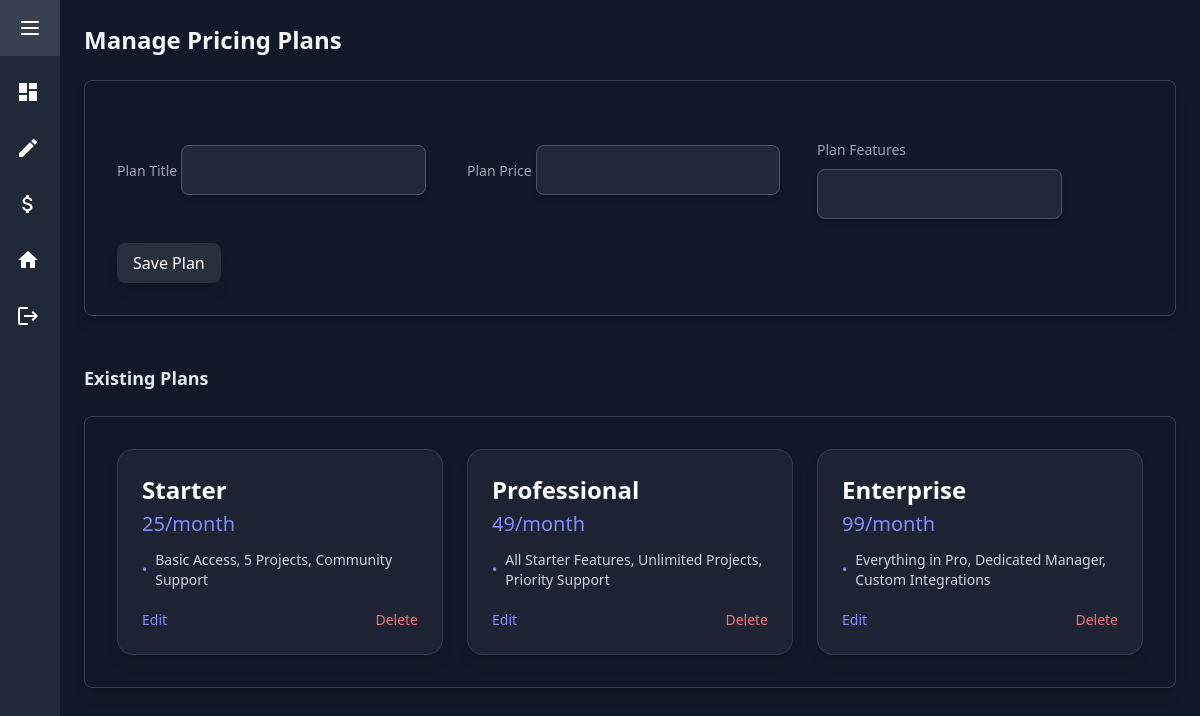
The page /dashboard/edit-pricing/ on the database its author committed.
### landing_page/models.py (models this page shows, shortened)
class PricingPlan(models.Model):
    title = models.CharField(max_length=100)
    price = models.CharField(max_length=50)
    features = models.CharField(max_length=500)

### landing_page/views.py (the view)
# urls.py: path('dashboard/edit-pricing/', views.pricing_plans, name='pricing_plans'),
def pricing_plans(request):
    plans = PricingPlan.objects.all()
    if request.method == "POST":
        form = PricingPlanForm(request.POST)
        if form.is_valid():
            form.save()
            return redirect('pricing_plans')
    else:
        form = PricingPlanForm()
    return render(request, 'pricing_plans.html', {'form': form, 'plans': plans})

### landing_page/forms.py
class PricingPlanForm(forms.ModelForm):
    class Meta:
        model = PricingPlan
        fields = ['title', 'price', 'features']
        widgets = {
            'features': forms.TextInput(attrs={'rows': 5}),
        }
    title = forms.CharField(widget=forms.TextInput(attrs={
        'class': 'w-full sm:w-3/4 px-4 py-3 mt-2 bg-gray-800 border border-gray-600 rounded-lg focus:outline-none focus:ring-2 focus:ring-indigo-500 text-white shadow-md transition duration-300 ease-in-out hover:border-indigo-500'
    }))
    price = forms.CharField(widget=forms.TextInput(attrs={
        'class': 'w-full sm:w-3/4 px-4 py-3 mt-2 bg-gray-800 border border-gray-600 rounded-lg focus:outline-none focus:ring-2 focus:ring-indigo-500 text-white shadow-md transition duration-300 ease-in-out hover:border-indigo-500'
    }))
    features = forms.CharField(widget=forms.TextInput(attrs={
        'class': 'w-full sm:w-3/4 px-4 py-3 mt-2 bg-gray-800 border border-gray-600 rounded-lg focus:outline-none focus:ring-2 focus:ring-indigo-500 text-white shadow-md transition duration-300 ease-in-out hover:border-indigo-500'
    }))

### accounts/templates/pricing_plans.html (shortened to what this page needs)
{% extends 'base_dashboard.html' %}
{% block content %}
<h2 class="text-2xl font-semibold text-gray-100 mb-6">Manage Pricing Plans</h2>
<form method="POST" class="space-y-6 bg-gray-900 p-8 rounded-lg shadow-lg border border-gray-700">
  <div class="grid grid-cols-1 md:grid-cols-3 gap-6">
    <div>
      <label for="title" class="text-sm font-medium text-gray-400">Plan Title</label>
      {{ form.title }}
    </div>
    <div>
      <label for="price" class="text-sm font-medium text-gray-400">Plan Price</label>
      {{ form.price }}
    </div>
    <div>
      <label for="features" class="text-sm font-medium text-gray-400">Plan Features</label>
      {{ form.features }}
    </div>
  </div>
    <button type="submit" class="w-full sm:w-auto bg-white bg-opacity-10 backdrop-blur-lg text-white py-2 px-4 rounded-lg shadow-lg focus:outline-none focus:ring-2 focus:ring-indigo-500 hover:bg-opacity-20 transition-all duration-300 ease-in-out transform hover:scale-105 glow-effect mx-auto">
      Save Plan
    </button>
</form>
<h3 class="mt-12 text-lg font-semibold text-gray-200 mb-6">Existing Plans</h3>
<div class="grid grid-cols-1 md:grid-cols-2 lg:grid-cols-3 gap-6 p-8 rounded-lg shadow-lg border border-gray-700">
  {% for plan in plans %}
    <div class="backdrop-blur-sm bg-white/5 border border-white/10 p-6 rounded-2xl shadow-lg hover:shadow-2xl transition-all duration-300 ease-in-out hover:border-indigo-500">
      <h4 class="text-2xl font-bold text-white mb-1">{{ plan.title }}</h4>
      <p class="text-xl text-indigo-400 mb-3">{{ plan.price }}</p>
      <ul class="text-sm text-gray-300 space-y-1">
          {% for feature in plan.features.splitlines %}
            <li class="flex items-center gap-2">
              <span class="text-indigo-400">•</span> {{ feature }}
            </li>
          {% endfor %}
      </ul>
      <div class="mt-5 flex justify-between items-center">
        <a href="{% url 'edit_plan' plan.pk %}" class="text-indigo-400 hover:text-indigo-300 hover:underline text-sm">Edit</a>
        <a href="{% url 'delete_plan' plan.pk %}" class="text-red-400 hover:text-red-300 hover:underline text-sm" onclick="return confirm('Are you sure you want to delete this plan?')">Delete</a>
      </div>
    </div>
  {% endfor %}
</div>
{% endblock %}

### accounts/templates/base_dashboard.html (style rules this page uses)
.transition-all { transition: all 0.3s ease-in-out; }

### rows shown on the page
PricingPlan: title "Starter", price "25/month", splitlines "Basic Access, 5 Projects, Community Support"
PricingPlan: title "Professional", price "49/month", splitlines "All Starter Features, Unlimited Projects, Priority Support"
PricingPlan: title "Enterprise", price "99/month", splitlines "Everything in Pro, Dedicated Manager, Custom Integrations"
